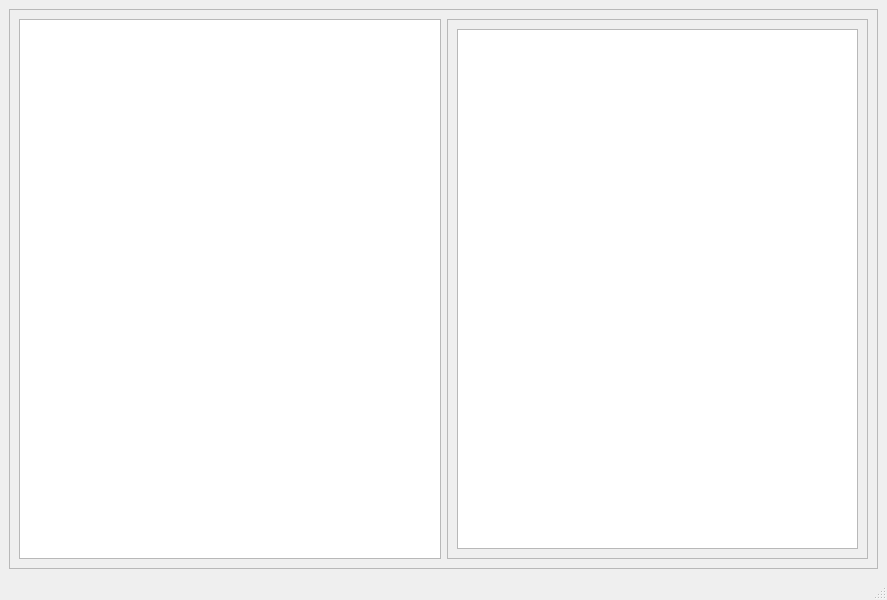
<?xml version="1.0" encoding="UTF-8"?>
<ui version="4.0">
 <class>MainWindow</class>
 <widget class="QMainWindow" name="MainWindow">
  <property name="geometry">
   <rect>
    <x>0</x>
    <y>0</y>
    <width>887</width>
    <height>600</height>
   </rect>
  </property>
  <property name="windowTitle">
   <string>MainWindow</string>
  </property>
  <widget class="QWidget" name="centralwidget">
   <layout class="QHBoxLayout" name="horizontalLayout">
    <item>
     <widget class="QFrame" name="frame">
      <property name="frameShape">
       <enum>QFrame::StyledPanel</enum>
      </property>
      <property name="frameShadow">
       <enum>QFrame::Raised</enum>
      </property>
      <layout class="QGridLayout" name="gridLayout">
       <item row="2" column="0">
        <widget class="GraphicsView" name="graphicsView"/>
       </item>
       <item row="3" column="0">
        <spacer name="horizontalSpacer_2">
         <property name="orientation">
          <enum>Qt::Horizontal</enum>
         </property>
         <property name="sizeHint" stdset="0">
          <size>
           <width>393</width>
           <height>0</height>
          </size>
         </property>
        </spacer>
       </item>
       <item row="2" column="1" rowspan="2">
        <widget class="QFrame" name="frame_2">
         <property name="frameShape">
          <enum>QFrame::StyledPanel</enum>
         </property>
         <property name="frameShadow">
          <enum>QFrame::Raised</enum>
         </property>
         <layout class="QGridLayout" name="gridLayout_2">
          <item row="0" column="0">
           <widget class="QTreeWidget" name="treeWidget">
            <attribute name="headerVisible">
             <bool>false</bool>
            </attribute>
            <column>
             <property name="text">
              <string notr="true">1</string>
             </property>
            </column>
           </widget>
          </item>
          <item row="1" column="0">
           <spacer name="horizontalSpacer">
            <property name="orientation">
             <enum>Qt::Horizontal</enum>
            </property>
            <property name="sizeType">
             <enum>QSizePolicy::Expanding</enum>
            </property>
            <property name="sizeHint" stdset="0">
             <size>
              <width>20</width>
              <height>0</height>
             </size>
            </property>
           </spacer>
          </item>
         </layout>
        </widget>
       </item>
      </layout>
      <zorder>graphicsView</zorder>
      <zorder>frame_2</zorder>
      <zorder>treeWidget</zorder>
      <zorder>horizontalSpacer</zorder>
      <zorder>horizontalSpacer_2</zorder>
     </widget>
    </item>
   </layout>
  </widget>
  <widget class="QMenuBar" name="menubar">
   <property name="geometry">
    <rect>
     <x>0</x>
     <y>0</y>
     <width>887</width>
     <height>21</height>
    </rect>
   </property>
  </widget>
  <widget class="QStatusBar" name="statusbar"/>
 </widget>
 <customwidgets>
  <customwidget>
   <class>GraphicsView</class>
   <extends>QGraphicsView</extends>
   <header>pyqtgraph</header>
  </customwidget>
 </customwidgets>
 <resources/>
 <connections/>
</ui>
